Frame 1 (no input): blank canvas, image omitted
Frame 60 (the mouse pressed at the canvas centre just before this capture): blank canvas, image omitted
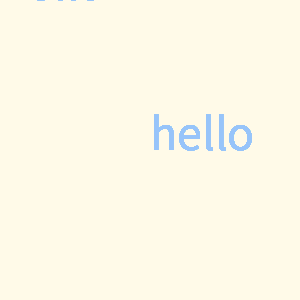
Frame 120 (the mouse held since frame 60 and released just before this capture)

The Processing sketch whose frames 1 and 60 were blank and that drew this single picture after the mouse press (run headless with seeded random() and noise(); from frame 60 on, the mouse is pressed at the canvas centre):

// Processing sketch: sketch_13_2_mouse
// ── sketch_13_2_mouse.pde
void setup(){
  size(300,300);
  background(#FFFAE8);
  fill(#97C4FA);
  textSize(50);
}
void draw(){
  text("hello",mouseX,mouseY);
}
